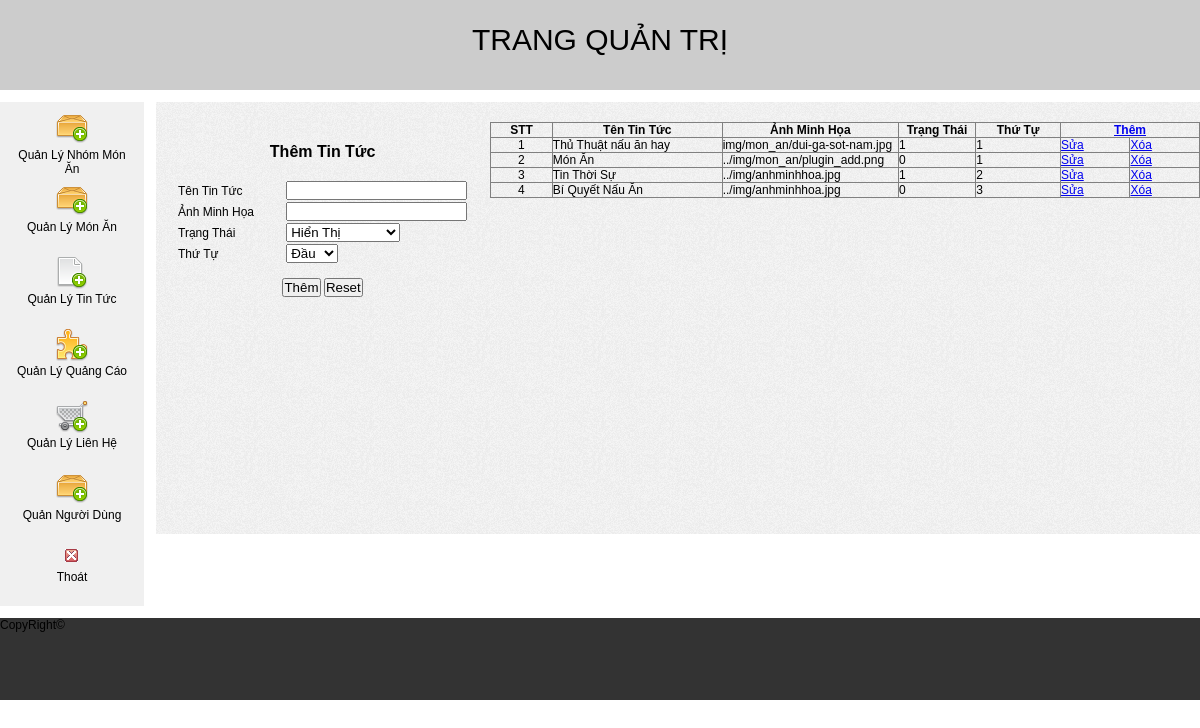
The page /admin/index.php?quanly=tintuc&ac=them on the database as committed earlier.
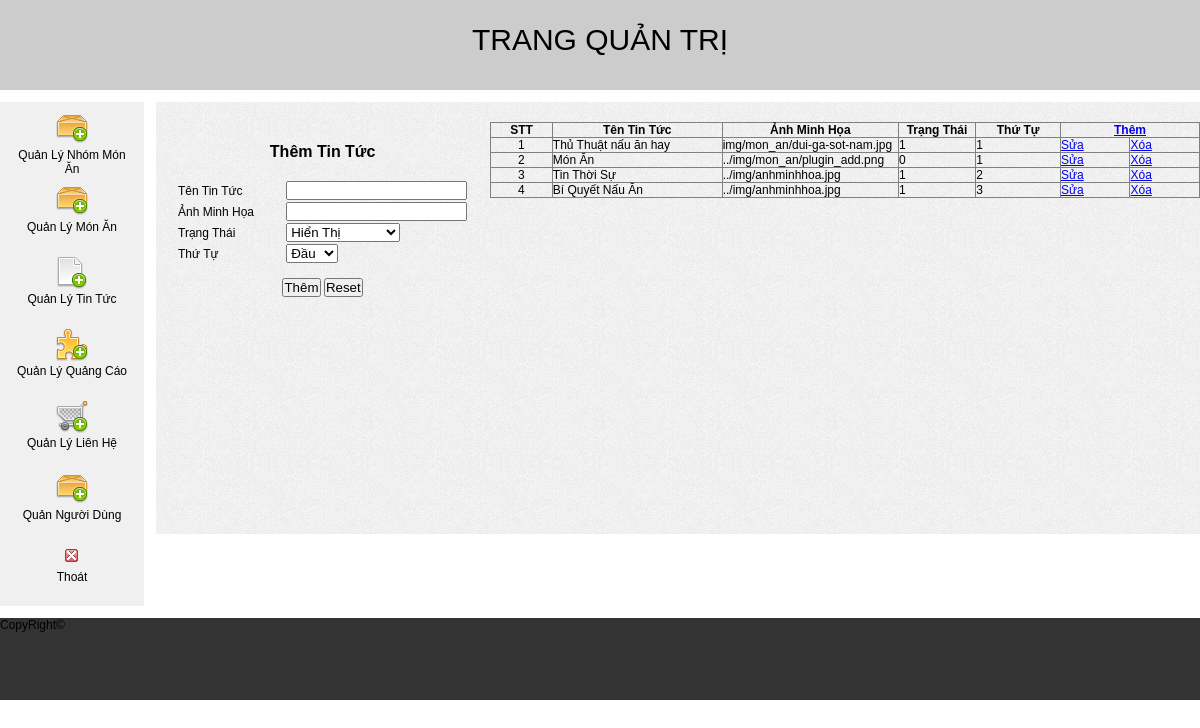
The same page on the database as committed later.
### tables this page shows
CREATE TABLE IF NOT EXISTS `tbl_tintuc` (
  `id_TinTuc` int(11) NOT NULL AUTO_INCREMENT,
  `TenTinTuc` varchar(100) NOT NULL,
  `anhminhhoa` varchar(100) NOT NULL,
  `trangthai` tinyint(1) NOT NULL,
  `thutu` int(11) NOT NULL,
  PRIMARY KEY (`id_TinTuc`)
);

### admin/modules/tintuc/lietke.php (the view, shortened to what this page needs)
<div class="right-content">
	<table width="100%" border="1" style="border-collapse: collapse;">
		<tr>
			<th width="8%"><div align="center">STT</div></th>
			<th width="22%">Tên Tin Tức</th>
			<th width="22%">Ảnh Minh Họa</th>
			<th width="10%">Trạng Thái</th>
			<th width="11%">Thứ Tự</th>
			<th colspan="2"><a href="index.php?quanly=tintuc&ac=them">Thêm</a></th>
		</tr>
    <?php
	$query = "SELECT * FROM `tbl_tintuc`";
	$rows = mysql_db_query ( "db_php_web_datmon_nh", $query );
	$i = 1;
	while ( $row = mysql_fetch_assoc ( $rows ) ) {
	?>
    <tr>
			<td><div align="center"><?php echo $i; ?></div></td>
			<td><?php echo $row["TenTinTuc"] ?></td>
			<td><?php echo $row["anhminhhoa"] ?></td>
			<td><?php echo $row["trangthai"] ?></td>
			<td><?php echo $row["thutu"] ?></td>
			<td width="9%"><a
				href="index.php?quanly=tintuc&ac=sua&id=<?php echo $row['id_TinTuc'] ?>">Sửa</a></td>
			<td width="9%"><a
				href="modules/tintuc/xuly.php?quanly=tintuc&ac=xoa&id=<?php echo $row['id_TinTuc'] ?>">Xóa</a></td>
		</tr>
    <?php
		$i ++;
	}
	?>
  </table>
</div>

Rows that differ between the two databases and show on the page:
changed tbl_tintuc "Bí Quyết Nấu Ăn": trangthai "0" → "1"
